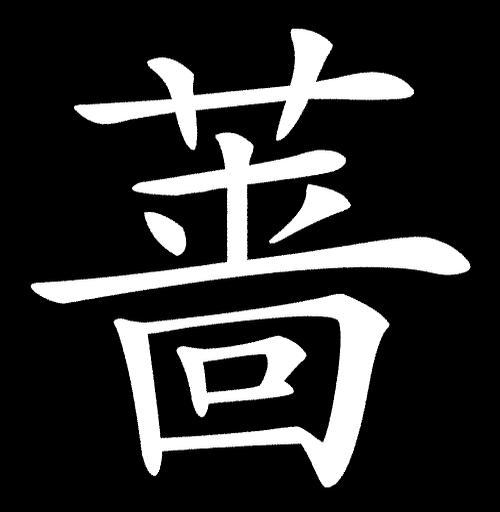
#> input picture outs/CCG/蔷=rose/raw_image.jpg, 500 x 512 px, found by its file name
$ jupyter execute reverse.ipynb
#> lines starting #> are read from the running program, lines starting #| are printed output that depends on the picture
[cell 1]
from PIL import Image, ImageOps

img = Image.open('/home/weiyuxiang/kailai/wordart/preds_cn_crop/蔷=rose/raw_image.jpg').convert("L")

r_img = ImageOps.invert(img)
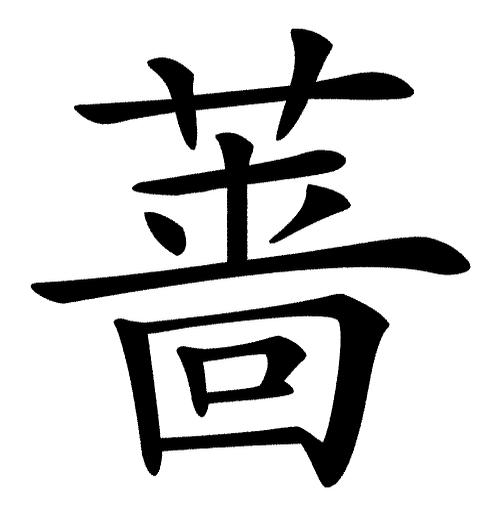
#> r_img: PIL image 500x512 L; min 0, max 255, mean 207.8

display(r_img)


$ run again, with outs/CCG/蔷=rose/pred_like.jpg copied over outs/CCG/蔷=rose/raw_image.jpg
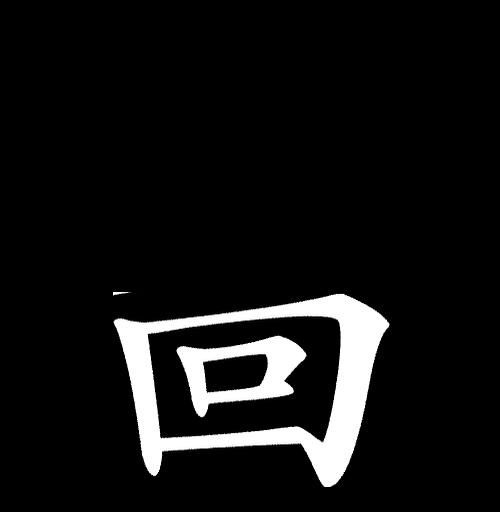
#> input picture outs/CCG/蔷=rose/pred_like.jpg, 500 x 512 px, found by its file name
#> `r_img = ImageOps.invert(img)`:
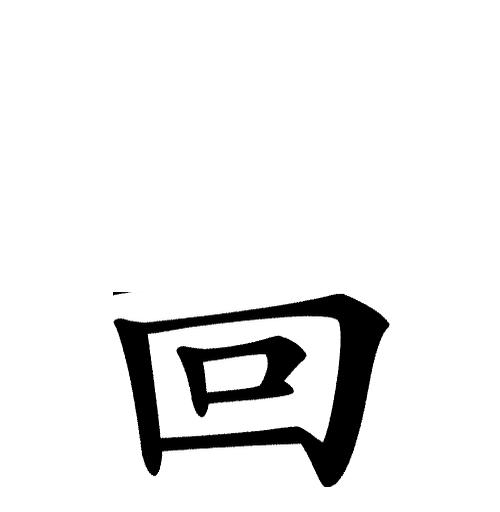
#> r_img: PIL image 500x512 L; min 0, max 255, mean 235.8

$ run again, with outs/CCG/蔷=rose/pred_like_left.jpg copied over outs/CCG/蔷=rose/raw_image.jpg
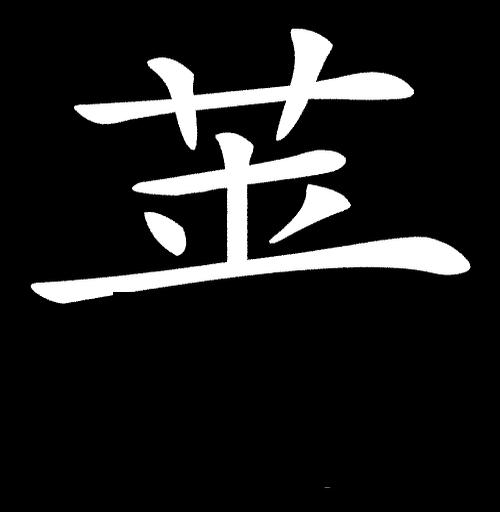
#> input picture outs/CCG/蔷=rose/pred_like_left.jpg, 500 x 512 px, found by its file name
#> `r_img = ImageOps.invert(img)`:
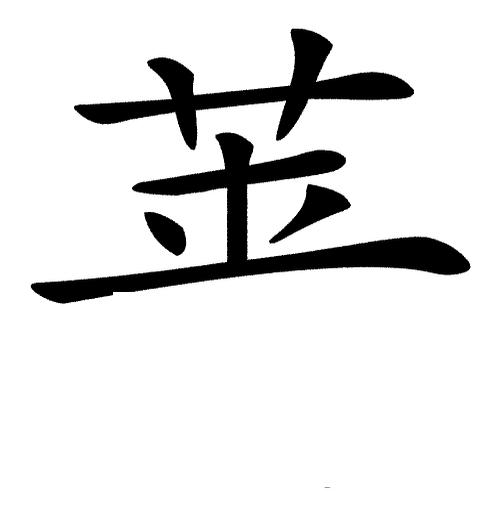
#> r_img: PIL image 500x512 L; min 0, max 255, mean 226.9
